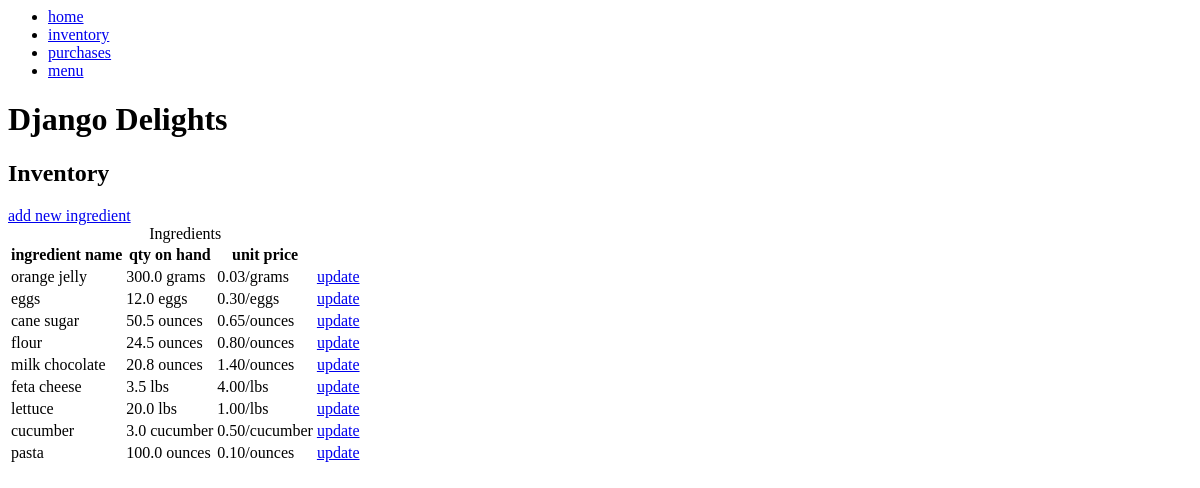
/inventory/, run on an earlier commit of the app's database.
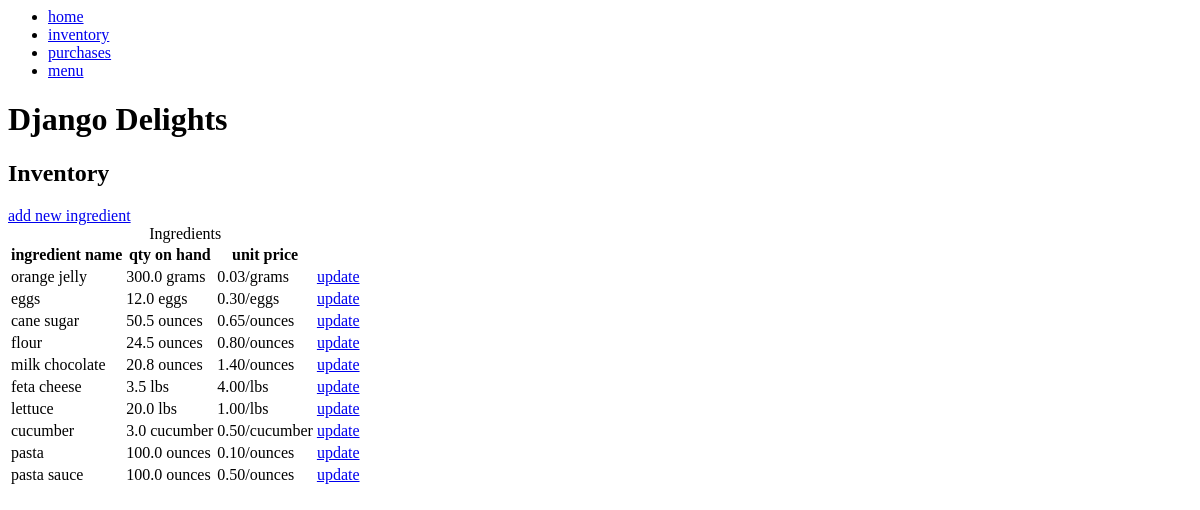
And on a later commit of the database.
### inventory/models.py (models this page shows, shortened)
class Ingredient(models.Model):
    ingredient_name = models.CharField(max_length=200)
    ingredient_inv_qty = models.FloatField(validators=[MinValueValidator(0)])
    ingredient_unit = models.CharField(max_length=200)
    ingredient_unit_price = models.FloatField(
        validators=[MinValueValidator(0)])

### inventory/views.py (the view)
# urls.py: path('inventory/', views.CurrentInventory.as_view(), name='inventory'),
class CurrentInventory(ListView):
    model = Ingredient
    context_object_name = 'currInventory'
    template_name = 'inventory/inventory.html'

### inventory/templates/inventory/inventory.html
{% extends 'inventory/base.html' %} {% block content %}
<h2>Inventory</h2>
<a href="{% url 'new_ingredient' %}">add new ingredient</a>
<table>
  <caption>
    Ingredients
  </caption>
  <thead>
    <tr>
      <th>ingredient name</th>
      <th>qty on hand</th>
      <th>unit price</th>
      <th></th>
    </tr>
  </thead>
  <tbody>
    {% for ingredient in currInventory %}
    <tr>
      <td>{{ ingredient.ingredient_name }}</td>
      <td>
        <span>{{ ingredient.ingredient_inv_qty }}</span>
        <span>{{ ingredient.ingredient_unit }}</span>
      </td>
      <td>
        <span>{{ ingredient.ingredient_unit_price|floatformat:2}}</span>/<span
          >{{ingredient.ingredient_unit }}</span
        >
      </td>
      <td><a href="{% url 'update_inventory' ingredient.pk %}">update</a></td>
    </tr>
    {% endfor %}
  </tbody>
</table>
{% endblock %}

What changed in the data, as far as the page shows it:
added Ingredient: ingredient_name "pasta sauce", ingredient_inv_qty "100.0", ingredient_unit "ounces", ingredient_unit_price "0.50"
